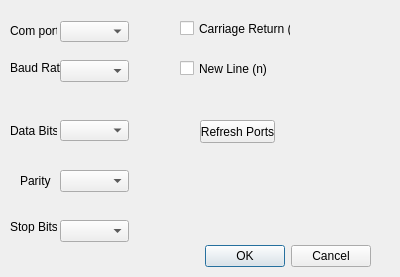
<?xml version="1.0" encoding="UTF-8"?>
<ui version="4.0">
 <class>Dialog</class>
 <widget class="QDialog" name="Dialog">
  <property name="geometry">
   <rect>
    <x>0</x>
    <y>0</y>
    <width>400</width>
    <height>277</height>
   </rect>
  </property>
  <property name="windowTitle">
   <string>Dialog</string>
  </property>
  <widget class="QDialogButtonBox" name="buttonBox">
   <property name="geometry">
    <rect>
     <x>30</x>
     <y>240</y>
     <width>341</width>
     <height>32</height>
    </rect>
   </property>
   <property name="orientation">
    <enum>Qt::Horizontal</enum>
   </property>
   <property name="standardButtons">
    <set>QDialogButtonBox::Cancel|QDialogButtonBox::Ok</set>
   </property>
  </widget>
  <widget class="QLabel" name="label">
   <property name="geometry">
    <rect>
     <x>10</x>
     <y>20</y>
     <width>47</width>
     <height>21</height>
    </rect>
   </property>
   <property name="text">
    <string>Com port</string>
   </property>
  </widget>
  <widget class="QComboBox" name="comboBox">
   <property name="geometry">
    <rect>
     <x>60</x>
     <y>21</y>
     <width>69</width>
     <height>21</height>
    </rect>
   </property>
  </widget>
  <widget class="QLabel" name="label_2">
   <property name="geometry">
    <rect>
     <x>10</x>
     <y>60</y>
     <width>51</width>
     <height>16</height>
    </rect>
   </property>
   <property name="text">
    <string>Baud Rate</string>
   </property>
  </widget>
  <widget class="QComboBox" name="comboBox_2">
   <property name="geometry">
    <rect>
     <x>60</x>
     <y>60</y>
     <width>69</width>
     <height>22</height>
    </rect>
   </property>
  </widget>
  <widget class="QLabel" name="label_3">
   <property name="geometry">
    <rect>
     <x>10</x>
     <y>120</y>
     <width>47</width>
     <height>21</height>
    </rect>
   </property>
   <property name="text">
    <string>Data Bits</string>
   </property>
  </widget>
  <widget class="QComboBox" name="comboBox_3">
   <property name="geometry">
    <rect>
     <x>60</x>
     <y>120</y>
     <width>69</width>
     <height>21</height>
    </rect>
   </property>
  </widget>
  <widget class="QLabel" name="label_4">
   <property name="geometry">
    <rect>
     <x>20</x>
     <y>170</y>
     <width>47</width>
     <height>21</height>
    </rect>
   </property>
   <property name="text">
    <string>Parity</string>
   </property>
  </widget>
  <widget class="QComboBox" name="comboBox_4">
   <property name="geometry">
    <rect>
     <x>60</x>
     <y>170</y>
     <width>69</width>
     <height>22</height>
    </rect>
   </property>
  </widget>
  <widget class="QLabel" name="label_5">
   <property name="geometry">
    <rect>
     <x>10</x>
     <y>220</y>
     <width>47</width>
     <height>13</height>
    </rect>
   </property>
   <property name="text">
    <string>Stop Bits</string>
   </property>
  </widget>
  <widget class="QComboBox" name="comboBox_5">
   <property name="geometry">
    <rect>
     <x>60</x>
     <y>220</y>
     <width>69</width>
     <height>22</height>
    </rect>
   </property>
  </widget>
  <widget class="QCheckBox" name="checkBox">
   <property name="geometry">
    <rect>
     <x>180</x>
     <y>20</y>
     <width>111</width>
     <height>17</height>
    </rect>
   </property>
   <property name="text">
    <string>Carriage Return (r)</string>
   </property>
  </widget>
  <widget class="QCheckBox" name="checkBox_2">
   <property name="geometry">
    <rect>
     <x>180</x>
     <y>60</y>
     <width>91</width>
     <height>17</height>
    </rect>
   </property>
   <property name="text">
    <string>New Line (n)</string>
   </property>
  </widget>
  <widget class="QPushButton" name="pushButton">
   <property name="geometry">
    <rect>
     <x>200</x>
     <y>120</y>
     <width>75</width>
     <height>23</height>
    </rect>
   </property>
   <property name="text">
    <string>Refresh Ports</string>
   </property>
  </widget>
 </widget>
 <resources/>
 <connections>
  <connection>
   <sender>buttonBox</sender>
   <signal>accepted()</signal>
   <receiver>Dialog</receiver>
   <slot>accept()</slot>
   <hints>
    <hint type="sourcelabel">
     <x>248</x>
     <y>254</y>
    </hint>
    <hint type="destinationlabel">
     <x>157</x>
     <y>274</y>
    </hint>
   </hints>
  </connection>
  <connection>
   <sender>buttonBox</sender>
   <signal>rejected()</signal>
   <receiver>Dialog</receiver>
   <slot>reject()</slot>
   <hints>
    <hint type="sourcelabel">
     <x>316</x>
     <y>260</y>
    </hint>
    <hint type="destinationlabel">
     <x>286</x>
     <y>274</y>
    </hint>
   </hints>
  </connection>
 </connections>
</ui>
